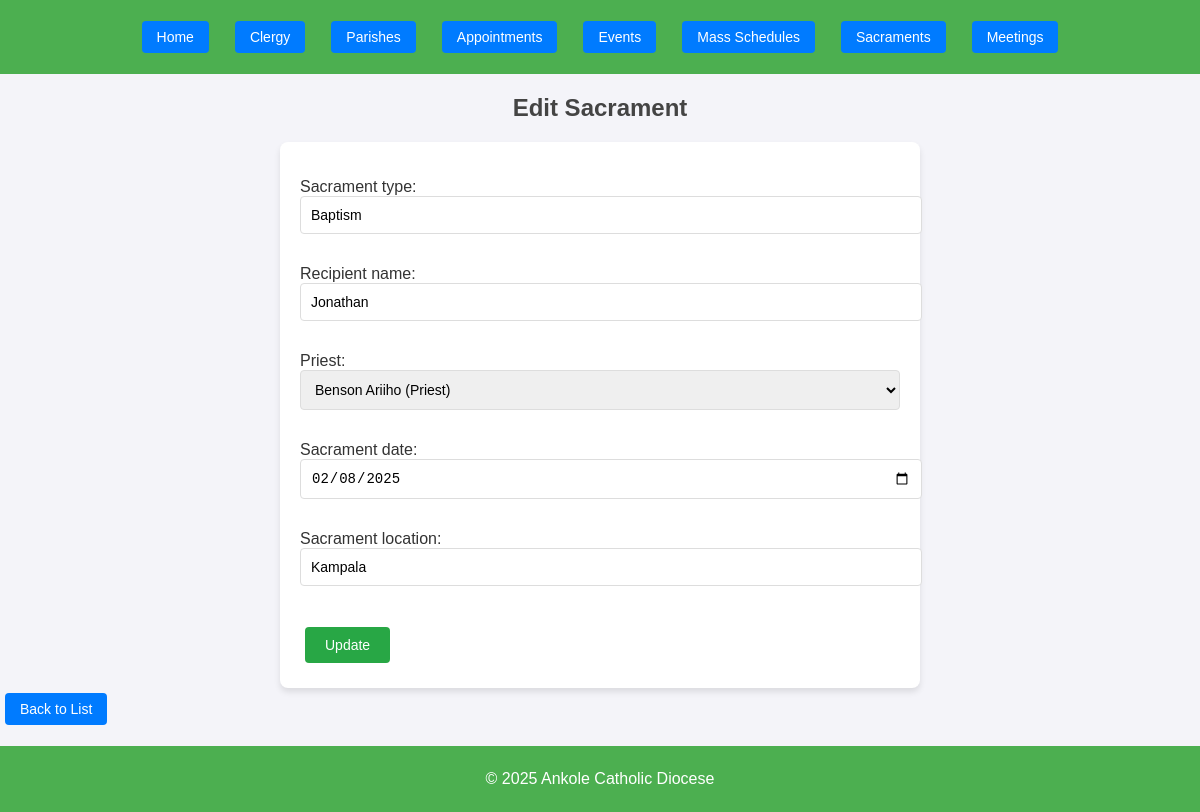
Page /sacraments/edit/1/ on the committed database.
### core/models.py (models this page shows)
class Sacrament(models.Model):
    sacrament_id = models.AutoField(primary_key=True)
    sacrament_type = models.CharField(max_length=100)
    recipient_name = models.CharField(max_length=200)
    priest = models.ForeignKey(Clergy, on_delete=models.CASCADE)
    sacrament_date = models.DateField()
    sacrament_location = models.CharField(max_length=300)
    timestamp = models.DateTimeField(auto_now_add=True)

### core/views.py (the view)
# urls.py: path('sacraments/edit/<int:sacrament_id>/', edit_sacrament, name='edit_sacrament'),
def edit_sacrament(request, sacrament_id):
    sacrament = get_object_or_404(Sacrament, pk=sacrament_id)
    if request.method == 'POST':
        form = SacramentForm(request.POST, instance=sacrament)
        if form.is_valid():
            form.save()
            messages.success(request, "Sacrament updated successfully!")
            return redirect('list_sacraments')
    else:
        form = SacramentForm(instance=sacrament)
    return render(request, 'core/sacrament/edit.html', {'form': form, 'sacrament': sacrament})

### core/forms.py
class SacramentForm(forms.ModelForm):
    sacrament_date = forms.DateField(
        widget=forms.DateInput(attrs={'type': 'date'})
    )
    class Meta:
        model = Sacrament
        fields = ['sacrament_type', 'recipient_name', 'priest', 'sacrament_date', 'sacrament_location']

### core/models.py (called while the page is built)
    def __str__(self):
        return f"{self.first_name} {self.last_name} ({self.role})"

### core/templates/core/sacrament/edit.html (shortened to what this page needs)
{% extends 'core/base.html' %}
{% block content %}
<h2>Edit Sacrament</h2>
<form method="POST">
    {{ form.as_p }}
    <button type="submit">Update</button>
</form>
<a href="{% url 'list_sacraments' %}">Back to List</a>
{% endblock %}

### church/static/css/styles.css (style rules this page uses)
body { font-family: Arial, sans-serif; margin: 0; padding: 0; box-sizing: border-box; }

### rows in the picture
Sacrament: sacrament_type "Baptism", recipient_name "Jonathan", priest "Benson Ariiho (Priest)", sacrament_date "02/08/2025", sacrament_location "Kampala"
